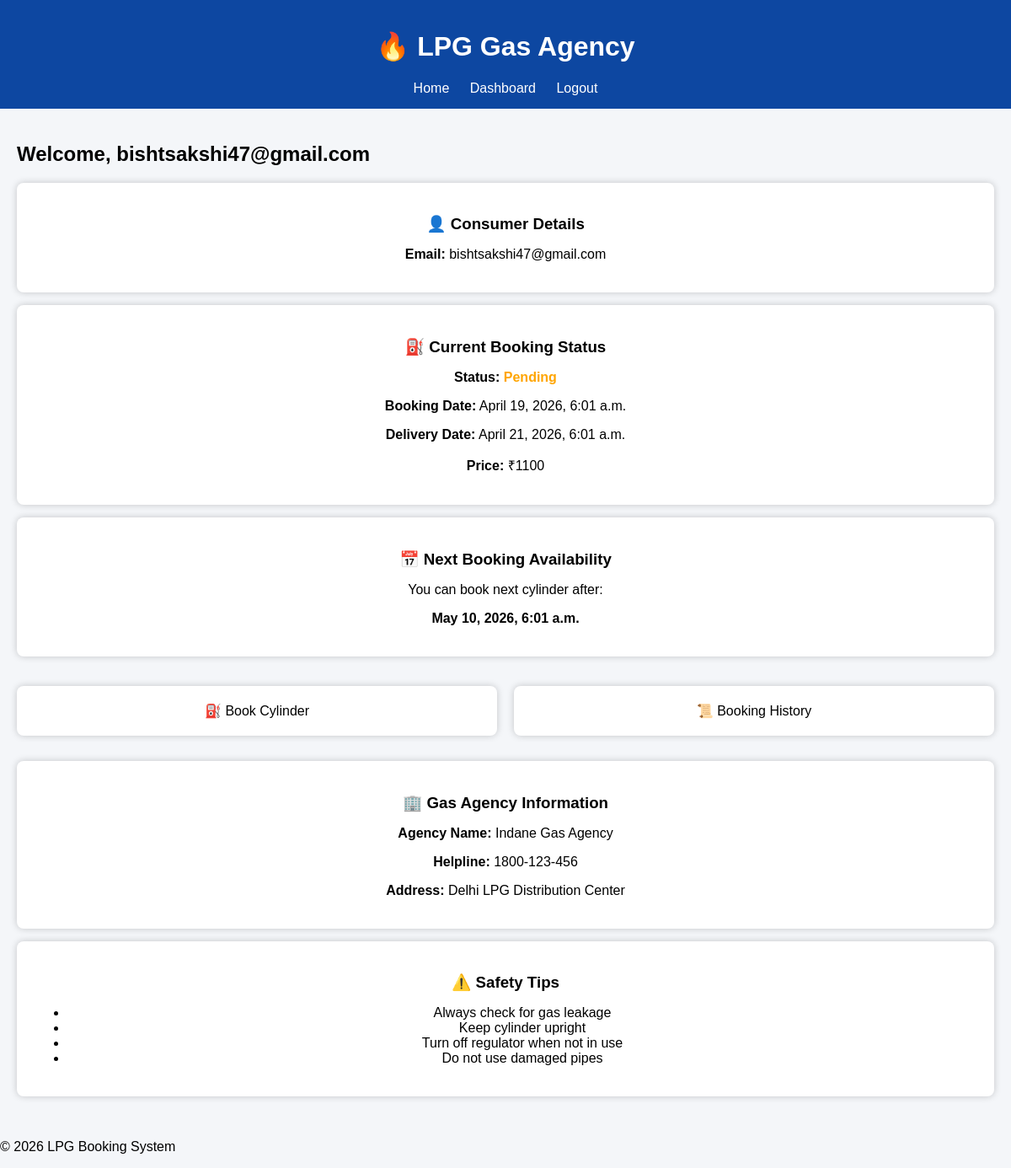
/dashboard/ (signed in), run on the app's committed database.
### booking/models.py (models this page shows, shortened)
class Booking(models.Model):
    user = models.ForeignKey(User, on_delete=models.CASCADE)
    address = models.TextField()
    booking_date = models.DateTimeField(auto_now_add=True)
    delivery_date = models.DateTimeField(null=True, blank=True)
    price = models.IntegerField(default=1100)  # ₹ price
    status = models.CharField(
        max_length=20,
        default='Pending',
        choices=[
            ('Pending', 'Pending'),
            ('Dispatched', 'Dispatched'),
            ('Delivered', 'Delivered'),
        ]
    )

### booking/views.py (the view)
# urls.py: path('dashboard/', dashboard, name='dashboard'),
@login_required(login_url='/')
def dashboard(request):
    latest_booking = Booking.objects.filter(user=request.user).last()
    next_date = None
    if latest_booking:
        next_date = latest_booking.booking_date + timedelta(days=21)
    context = {
        'latest_booking': latest_booking,
        'next_date': next_date
    }
    return render(request, 'dashboard.html', context)

### booking/templates/dashboard.html
{% extends 'base.html' %}
{% block content %}
<h2>Welcome, {{ request.user.username }}</h2>
<div class="card">
    <h3>👤 Consumer Details</h3>
    <p><b>Email:</b> {{ request.user.email }}</p>
</div>
<div class="card">
    <h3>⛽ Current Booking Status</h3>
    {% if latest_booking %}
        <p><b>Status:</b>
            <span class="{{ latest_booking.status|lower }}">
                {{ latest_booking.status }}
            </span>
        </p>
        <p><b>Booking Date:</b> {{ latest_booking.booking_date }}</p>
        <p><b>Delivery Date:</b> {{ latest_booking.delivery_date }}</p>
        <p><b>Price:</b> ₹{{ latest_booking.price }}</p>
    {% else %}
        <p>No booking yet</p>
    {% endif %}
</div>
<div class="card">
    <h3>📅 Next Booking Availability</h3>
    {% if next_date %}
        <p>You can book next cylinder after:</p>
        <p><b>{{ next_date }}</b></p>
    {% else %}
        <p>You can book anytime</p>
    {% endif %}
</div>
<div class="card-container">
    <a href="/book/" class="card">⛽ Book Cylinder</a>
    <a href="/history/" class="card">📜 Booking History</a>
</div>
<div class="card">
    <h3>🏢 Gas Agency Information</h3>
    <p><b>Agency Name:</b> Indane Gas Agency</p>
    <p><b>Helpline:</b> 1800-123-456</p>
    <p><b>Address:</b> Delhi LPG Distribution Center</p>
</div>
<div class="card">
    <h3>⚠️ Safety Tips</h3>
    <ul>
        <li>Always check for gas leakage</li>
        <li>Keep cylinder upright</li>
        <li>Turn off regulator when not in use</li>
        <li>Do not use damaged pipes</li>
    </ul>
</div>
{% endblock %}

### booking/templates/base.html (shortened to what this page needs)
{% load static %}
<!DOCTYPE html>
<html>
<head>
</head>
<body>
<header>
    <h1>🔥 LPG Gas Agency</h1>
    <nav>
        <a href="/">Home</a>
        <a href="/dashboard/">Dashboard</a>
        <a href="/logout/">Logout</a>
    </nav>
</header>
<div class="container">
    {% block content %}{% endblock %}
</div>
<footer>
    <p>© 2026 LPG Booking System</p>
</footer>
</body>
</html>

### booking/templates/base.html (style rules this page uses)
body { margin: 0; font-family: Arial, sans-serif; background: #f4f6f9; }
header { background: #0d47a1; color: white; padding: 15px; text-align: center; }
nav a { color: white; margin: 10px; text-decoration: none; }
.container { padding: 20px; }
.card-container { display: flex; gap: 20px; margin-top: 20px; }
.card { flex: 1; background: white; padding: 30px; text-align: center; text-decoration: none; color: black; box-shadow: 0 0 10px gray; border-radius: 8px; }
.card { background: white; padding: 20px; margin: 15px 0; box-shadow: 0 0 8px rgba(0,0,0,0.2); border-radius: 8px; }
.card h3 { margin-bottom: 10px; }
.pending { color: orange; font-weight: bold; }
.pending { color: orange; }

### data on the page
Booking: status "Pending", booking_date "April 19, 2026, 6:01 a.m.", delivery_date "April 21, 2026, 6:01 a.m.", price "1100"

### other printed values
{{ request.user.username }} "bishtsakshi47@gmail.com"
{{ request.user.email }} "bishtsakshi47@gmail.com"
{{ next_date }} "May 10, 2026, 6:01 a.m."
